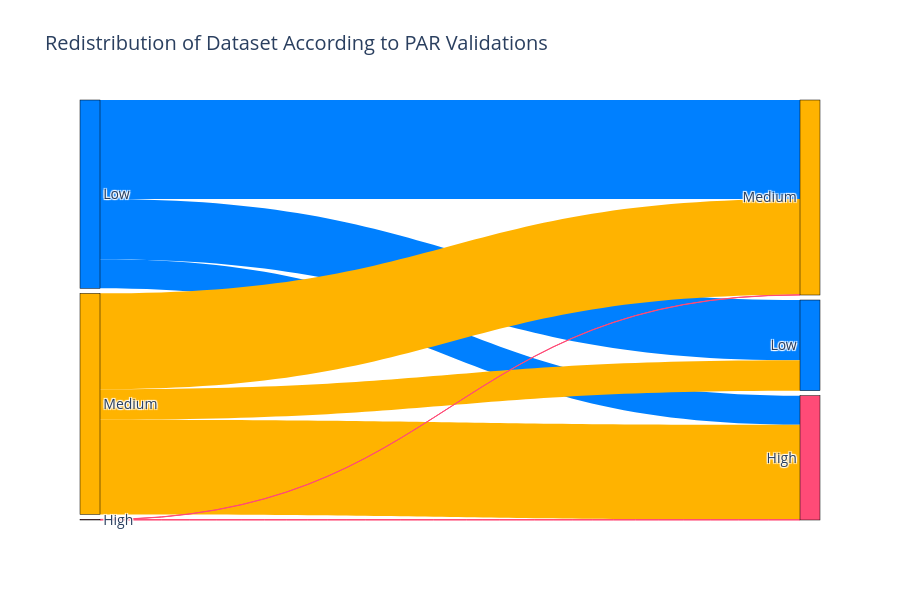

Notebook code for this chart:
### Code cell
# Create alluvial plot to show change in distribution between model output x PAR validation
# Group by the two columns and count the occurrences
data = par_df.groupby(['output_result', 'validation']).size().reset_index(name='Count')

levels = list(par_key.keys())
level_labels = list(par_key.values())

# Create source and target for the Sankey diagram
source = data['output_result'].apply(lambda x: levels.index(x)).tolist()
target = data['validation'].apply(lambda x: levels.index(x) + len(levels)).tolist()
counts = data['Count'].tolist()

# Generate colors for the nodes
color_list = list(color_palette.values())

# Ensure same color for corresponding categories in Category1 and Category2
node_colors = color_list[:len(levels)] + color_list[:len(levels)]
link_colors = [node_colors[src] for src in source]

# Create the alluvial plot using plotly
fig = go.Figure(go.Sankey(
    node=dict(
        pad=5,
        thickness=20,
        line=dict(color="black", width=0.5),
        label=2 * level_labels,
        color=node_colors  # Apply node colors
    ),
    link=dict(
        source=source,
        target=target,
        value=counts,
        color=link_colors  # Ensure the links have matching colors
    )
))

# Update layout to reduce the width of the plot
fig.update_layout(
    title_text="Redistribution of Dataset According to PAR Validations",
    font_size=14,
    height=600,
)

fig.show()

### Figure 1 — Plotly figure (JSON) as saved in the notebook; plotly's stock layout.template omitted (floating-point values rounded to 4 significant figures)
{"data": [{"link": {"color": ["#0080FF", "#0080FF", "#0080FF", "#FFB300", "#FFB300", "#FFB300", "#FF4B77", "#FF4B77"], "source": [0, 0, 0, 1, 1, 1, 2, 2], "target": [3, 4, 5, 3, 4, 5, 4, 5], "value": [308, 505, 149, 155, 490, 484, 1, 2]}, "node": {"color": ["#0080FF", "#FFB300", "#FF4B77", "#0080FF", "#FFB300", "#FF4B77"], "label": ["Low", "Medium", "High", "Low", "Medium", "High"], "line": {"color": "black", "width": 0.5}, "pad": 5, "thickness": 20}, "type": "sankey"}], "layout": {"font": {"size": 14}, "height": 600, "title": {"text": "Redistribution of Dataset According to PAR Validations"}}}
